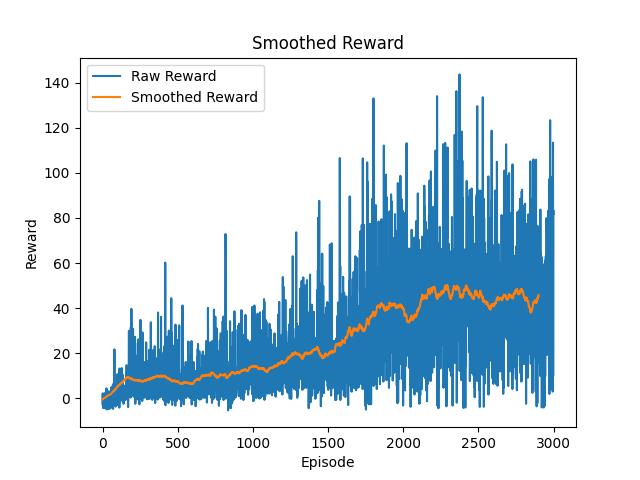

This figure's Python source:
import numpy as np
import torch
import gym
import pygame
import collections
import random
import torch.nn.functional as F
from tqdm import tqdm
import matplotlib.pyplot as plt
import time
import torch.nn as nn


class CriticNet(nn.Module):
    def __init__(self, state_dim, hidden_dim, action_dim) -> None:
        super().__init__()
        self.fc1 = torch.nn.Linear(state_dim, hidden_dim)
        self.fc2 = torch.nn.Linear(hidden_dim, 1)

    def forward(self, state):
        hidden_state = F.relu(self.fc1(state))
        acion_value = self.fc2(hidden_state)
        return acion_value


class ActorNet(nn.Module):
    def __init__(self, state_dim, hidden_dim, action_dim) -> None:
        super().__init__()
        self.fc1 = nn.Linear(state_dim, hidden_dim)
        self.fc2 = nn.Linear(hidden_dim, action_dim)

    def forward(self, state):

        hidden_state = F.relu(self.fc1(state))
        # print(self.fc2(hidden_state))
        probs = F.softmax(self.fc2(hidden_state), dim=1)
        return probs


class AC:
    def __init__(self, state_dim, hidden_dim, action_dim, actor_lr, critic_lr,
                 gamma, tau, device) -> None:
        self.actor = ActorNet(state_dim, hidden_dim, action_dim).to(device)
        self.critic = CriticNet(state_dim, hidden_dim, action_dim).to(device)
        self.critic_target = CriticNet(state_dim, hidden_dim,
                                       action_dim).to(device)
        self.critic_target.load_state_dict(self.critic.state_dict())

        self.gamma = gamma
        self.actor_optimizer = torch.optim.Adam(self.actor.parameters(),
                                                lr=actor_lr)
        self.critic_optimizer = torch.optim.Adam(self.critic.parameters(),
                                                 lr=critic_lr)
        self.device = device
        self.tau = tau

    def save_model(self, save_path='./', filename='model'):
        torch.save(self.actor.state_dict(), f"{save_path}\\{filename}.pth")

    def load_model(self, load_path):
        self.actor.load_state_dict(torch.load(load_path))

    def take_action(self, state):
        state = torch.tensor([state], dtype=torch.float).to(self.device)
        probs = self.actor(state)
        action_dist = torch.distributions.Categorical(probs)
        action = action_dist.sample()
        return action.item()

    def soft_update(self, net, target_net):
        for param_target, param in zip(target_net.parameters(),
                                       net.parameters()):
            param_target.data.copy_(param_target.data * (1 - self.tau) +
                                    param.data * self.tau)

    def update(self, transition_dict):
        reward = transition_dict['rewards']
        state = transition_dict['states']
        next_state = transition_dict['next_states']
        action = transition_dict['actions']
        next_action = transition_dict['next_actions']
        done = transition_dict['dones']
        self.actor_optimizer.zero_grad()
        self.critic_optimizer.zero_grad()
        reward = torch.tensor([reward],
                              dtype=torch.float).view(-1, 1).to(self.device)
        state = torch.tensor([state], dtype=torch.float).to(self.device)
        action = torch.tensor([action]).view(-1, 1).to(self.device)
        next_state = torch.tensor([next_state],
                                  dtype=torch.float).to(self.device)
        next_action = torch.tensor([next_action]).view(-1, 1).to(self.device)
        done = torch.tensor(done,
                            dtype=torch.float).to(self.device).view(-1, 1)
        v_now = self.critic(state).view(-1, 1)
        v_next = self.critic_target(next_state).view(-1, 1)
        # y_now = self.gamma * v_next + reward
        y_now = (self.gamma * v_next + reward).view(-1, 1)
        # print(y_now)
        # print(q_next)
        td_delta = y_now - v_now
        log_prob = torch.log(self.actor(state).gather(1, action))
        # print(log_prob)
        # print(action)
        actor_loss = torch.mean(-log_prob * td_delta.detach())
        actor_loss.backward()

        critic_loss = torch.mean(F.mse_loss(y_now, v_now))
        critic_loss.backward()

        self.actor_optimizer.step()
        self.critic_optimizer.step()
        self.soft_update(self.critic, self.critic_target)


def plot_smooth_reward(rewards, window_size=100):
    # 计算滑动窗口平均值
    smoothed_rewards = np.convolve(rewards,
                                   np.ones(window_size) / window_size,
                                   mode='valid')

    # 绘制原始奖励和平滑奖励曲线
    plt.plot(rewards, label='Raw Reward')
    plt.plot(smoothed_rewards, label='Smoothed Reward')

    # 设置图例、标题和轴标签
    plt.legend()
    plt.title('Smoothed Reward')
    plt.xlabel('Episode')
    plt.ylabel('Reward')

    # 显示图像
    plt.show()


if __name__ == "__main__":

    gamma = 0.99
    algorithm_name = "demo"
    num_episodes = 1000
    actor_lr = 1e-3
    critic_lr = 2e-3
    device = torch.device('cuda')
    env_name = 'Snake-v0'  #'CartPole-v0'

    # 注册环境
    gym.register(id='Snake-v0', entry_point='snake_env:SnakeEnv')

    env = gym.make(env_name)

    random.seed(0)
    np.random.seed(0)
    env.seed(0)
    torch.manual_seed(0)

    state_dim = env.observation_space.shape[0]
    hidden_dim = 128
    action_dim = env.action_space.n
    tau = 5e-4
    agent = AC(state_dim, hidden_dim, action_dim, actor_lr, critic_lr, gamma,
               tau, device)

    return_list = []
    max_reward = 0
    for i in range(30):
        with tqdm(total=int(num_episodes / 10),
                  desc='Iteration %d' % i) as pbar:
            for i_episodes in range(int(num_episodes / 10)):
                episode_return = 0
                state = env.reset()
                done = False

                while not done:
                    action = agent.take_action(state)
                    next_state, reward, done, _ = env.step(action)
                    next_action = agent.take_action(next_state)
                    env.render()

                    transition_dict = {
                        'states': state,
                        'actions': action,
                        'next_states': next_state,
                        'next_actions': next_action,
                        'rewards': reward,
                        'dones': done
                    }

                    agent.update(transition_dict)

                    state = next_state
                    episode_return += reward
                    if i_episodes == int(num_episodes / 10) - 1:
                        time.sleep(0.1)

                return_list.append(episode_return)
                if episode_return > max_reward:
                    max_reward = episode_return
                    agent.save_model(env_name, algorithm_name)
                if (i_episodes + 1 % 10 == 0):
                    pbar.set_postfix({
                        'episode':
                        '%d' % (num_episodes / 10 * i + i_episodes + 1),
                        'return':
                        '%.3f' % np.mean(return_list[-10:])
                    })
                pbar.update(1)

    plot_smooth_reward(return_list)
